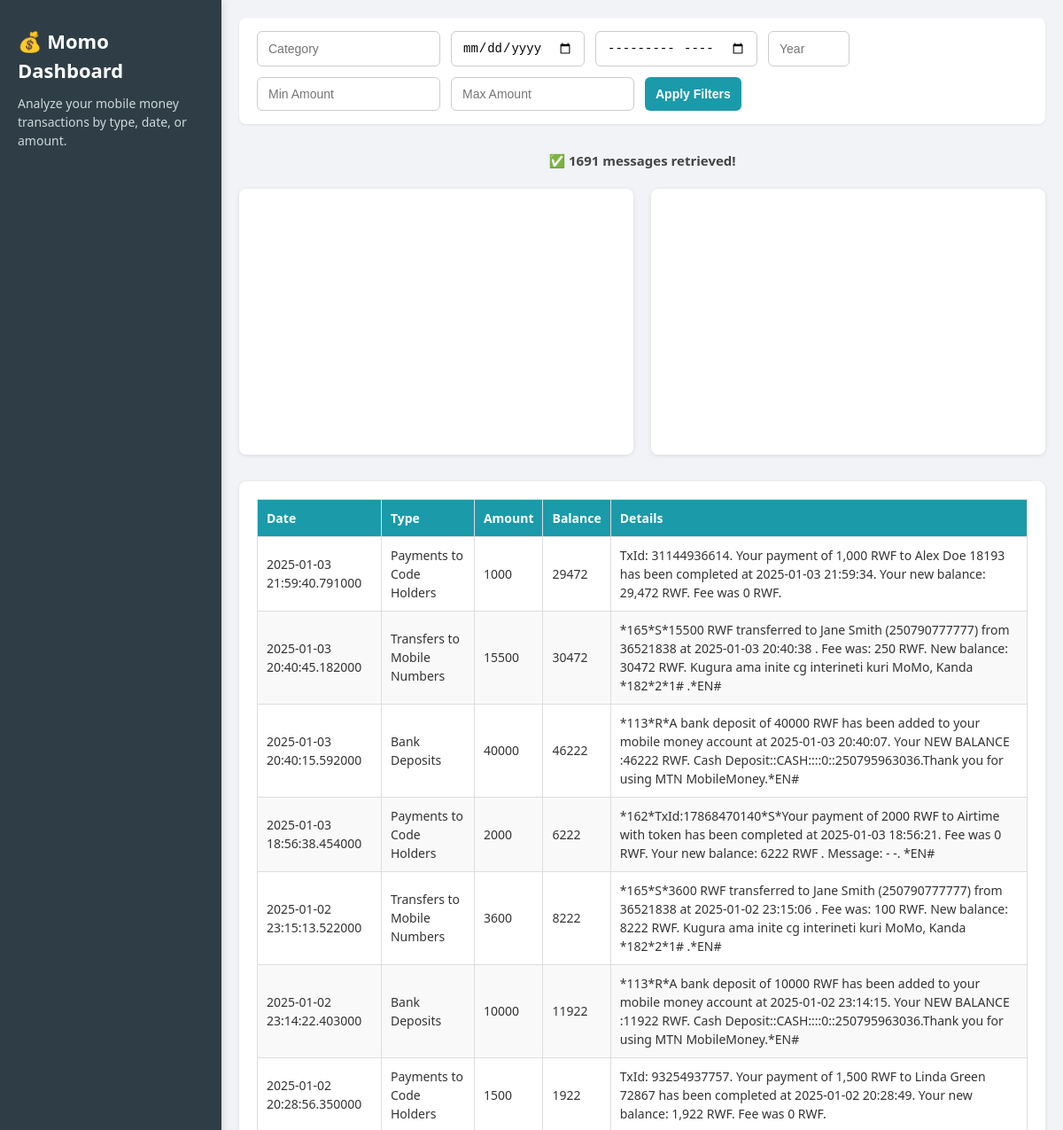
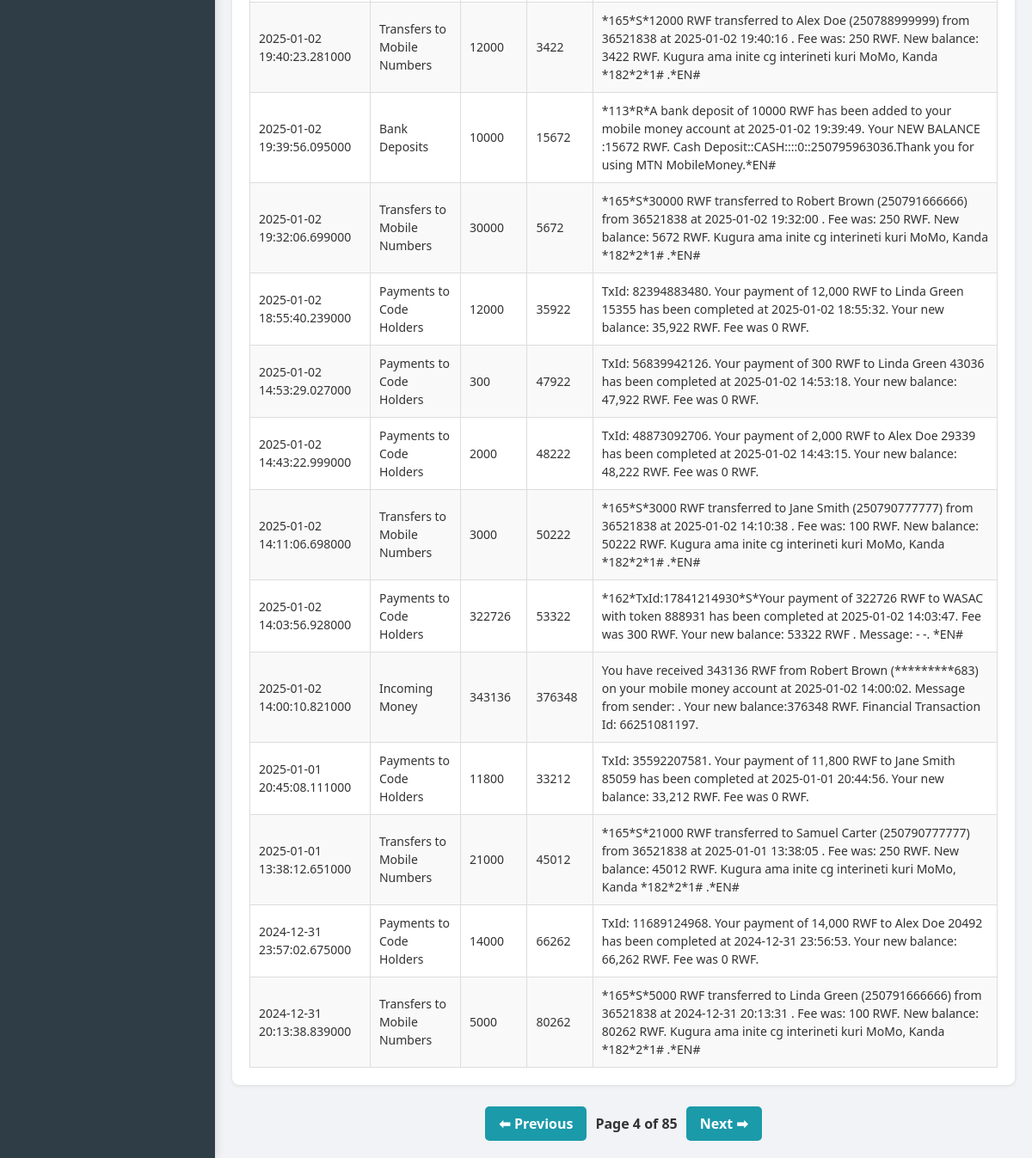
/?page=4, run on the app's committed database (2 pictures, top to bottom).
### tables this page shows
CREATE TABLE messages (
        id INTEGER PRIMARY KEY AUTOINCREMENT,
        date TEXT,
        readable_date TEXT,
        address TEXT,
        body TEXT,
        amount INTEGER,
        balance INTEGER,
        contact_name TEXT,
        category_id INTEGER,
        FOREIGN KEY (category_id) REFERENCES categories (id)
    );

CREATE TABLE categories (
        id INTEGER PRIMARY KEY AUTOINCREMENT,
        category TEXT UNIQUE NOT NULL
    );

### app.py (the view)
@app.route('/')
def index():
    conn = sqlite3.connect("transactions.db")
    c = conn.cursor()
    type_filter = request.args.get('type')
    date_filter = request.args.get('date')
    year_filter = request.args.get('year')
    month_year_filter = request.args.get('month_year')
    min_amt = request.args.get('min_amount')
    max_amt = request.args.get('max_amount')
    page = int(request.args.get('page', 1))
    per_page = 20
    offset = (page - 1) * per_page  # how many items to skip (based on current page).
    base_query = "FROM messages m JOIN categories c ON m.category_id = c.id"
    where_clause = []  # collect SQL filter conditions as strings.
    params = []  # collect the actual values to safely insert into the query (used with ? placeholders to prevent SQL injection).
    if type_filter:
        where_clause.append("c.category = ?")
        params.append(type_filter)
    if date_filter:
        where_clause.append("DATE(m.date) = ?")
        params.append(date_filter)  # Matches a specific date. The DATE() ensures the time portion is removed.
    if month_year_filter:
        where_clause.append("strftime('%Y-%m', m.date) = ?")
        params.append(month_year_filter)  # Matches something like "2025-06"
    if year_filter:
        where_clause.append("strftime('%Y', m.date) = ?")
        params.append(year_filter)
    if min_amt:
        where_clause.append("m.amount >= ?")
        params.append(min_amt)  # Filters messages with amount greater than or equal to min_amt
    if max_amt:
        where_clause.append("m.amount <= ?")
        params.append(max_amt)
    where_sql = " WHERE " + " AND ".join(where_clause) if where_clause else ""
    count_query = f"SELECT COUNT(*) {base_query} {where_sql}"
    c.execute(count_query, params)
    total_messages = c.fetchone()[0]  # fetchone() returns a tuple like (42,), so [0] extracts the number 42.
    total_pages = (total_messages + per_page - 1) // per_page
    query = f'''SELECT m.*, c.category
                {base_query} {where_sql}
                ORDER BY m.date DESC
                LIMIT ? OFFSET ?'''
    paginated_params = params + [per_page, offset]
    c.execute(query, paginated_params)
    messages = c.fetchall()
    chart_query = f'''SELECT c.category, COUNT(*)
                  {base_query} {where_sql}
                  GROUP BY c.category'''
    c.execute(chart_query, params)
    chart_data = c.fetchall()
    conn.close() # Close the connection to the database.
    categories = [r[0] for r in chart_data]  # Recuparate the list of categories.
    counts = [r[1] for r in chart_data]  # Recuparate the list counts of each category.
    selected_category = type_filter or None  # This is used to highlight the selected category in the chart.
    colors = ['#636EFA', '#EF553B', '#00CC96', '#AB63FA', '#FFA15A', '#19D3F3', '#FF6692', '#B6E880']
    highlight_color = '#FFD700'
    pie = go.Figure(data=[go.Pie(
        labels=categories,
        values=counts,
        marker=dict(colors=[
            highlight_color if cat == selected_category else colors[i % len(colors)]
            for i, cat in enumerate(categories)
        ])
    )])
    pie.update_layout(
    title="Transactions by Type",
    height=300,
    margin=dict(t=40, b=20, l=20, r=20)
    )
    bar = go.Figure(data=[go.Bar(
        x=categories,
        y=counts,
        marker=dict(color=[
            highlight_color if cat == selected_category else colors[i % len(colors)]
            for i, cat in enumerate(categories)
        ])
    )])
    bar.update_layout(
    title="Transaction Volume per Category",
    xaxis_title="Category",
    yaxis_title="Count",
    height=300,
    margin=dict(t=40, b=40, l=40, r=20)
    )
    return render_template("index.html",
                           messages=messages,
                           total_messages=total_messages,
                           current_page=page,
                           total_pages=total_pages,
                           pie_chart=pie.to_html(full_html=False, include_plotlyjs=False),
                           bar_chart=bar.to_html(full_html=False, include_plotlyjs=False))

### templates/index.html (shortened to what this page needs)
<!DOCTYPE html>
<html lang="en">
<head>
    <link rel="stylesheet" href="{{ url_for('static', filename='styles.css') }}">
</head>
<body>
    <div class="layout">
        <aside class="sidebar">
            <h1>💰 Momo Dashboard</h1>
            <p>Analyze your mobile money transactions by type, date, or amount.</p>
        </aside>
        <main class="main-content">
            <section class="filter-panel">
                <form method="get" class="filters">
                    <input type="text" name="type" placeholder="Category" value="{{ request.args.get('type', '') }}">
                    <input type="date" name="date" value="{{ request.args.get('date', '') }}">
                    <input type="month" name="month_year" value="{{ request.args.get('month_year', '') }}">
                    <input type="number" name="year" placeholder="Year" min="2000" max="2100" value="{{ request.args.get('year', '') }}">
                    <input type="number" name="min_amount" placeholder="Min Amount" value="{{ request.args.get('min_amount', '') }}">
                    <input type="number" name="max_amount" placeholder="Max Amount" value="{{ request.args.get('max_amount', '') }}">
                    <button type="submit">Apply Filters</button>
                </form>
            </section>
            <section class="summary">
                {% if messages %}
                    <p>✅ {{ total_messages }} message{{ 's' if total_messages != 1 else '' }} retrieved!</p>
                {% else %}
                    <p>⚠️ No messages matched the filters.</p>
                {% endif %}
            </section>
            <section class="charts-grid">
                <div class="chart-card">
                    {{ pie_chart | safe }}
                </div>
                <div class="chart-card">
                    {{ bar_chart | safe }}
                </div>
            </section>
            <section class="table-section">
                <div class="table-wrapper">
                    <table>
                        <thead>
                            <tr>
                                <th>Date</th>
                                <th>Type</th>
                                <th>Amount</th>
                                <th>Balance</th>
                                <th>Details</th>
                            </tr>
                        </thead>
                        <tbody>
                            {% for msg in messages %}
                            <tr>
                                <td>{{ msg[1] }}</td>
                                <td>{{ msg[-1] }}</td>
                                <td>{{ msg[5] }}</td>
                                <td>{{ msg[6] }}</td>
                                <td>{{ msg[4] }}</td>
                            </tr>
                            {% endfor %}
                        </tbody>
                    </table>
                </div>
            </section>
            {% if total_pages > 1 %}
            <div class="pagination">
                {% if current_page > 1 %}
                <a href="{{ url_for('index') }}?{% for k, v in request.args.items() if k != 'page' %}{{ k }}={{ v }}&{% endfor %}page={{ current_page - 1 }}">⬅ Previous</a>
                {% endif %}
                <span>Page {{ current_page }} of {{ total_pages }}</span>
                {% if current_page < total_pages %}
                <a href="{{ url_for('index') }}?{% for k, v in request.args.items() if k != 'page' %}{{ k }}={{ v }}&{% endfor %}page={{ current_page + 1 }}">Next ➡</a>
                {% endif %}
            </div>
            {% endif %}
        </main>
    </div>
</body>
</html>

### static/styles.css (style rules this page uses)
* { box-sizing: border-box; margin: 0; padding: 0; }
body { font-family: 'Segoe UI', Tahoma, Geneva, Verdana, sans-serif; background-color: #f1f3f6; color: #333; line-height: 1.5; }
.layout { display: flex; min-height: 100vh; }
.sidebar { width: 250px; background-color: #2f3e46; color: #fff; padding: 30px 20px; box-shadow: 2px 0 10px rgba(0,0,0,0.1); }
.sidebar h1 { font-size: 22px; margin-bottom: 10px; }
.sidebar p { font-size: 14px; color: #cfd8dc; }
.main-content { flex: 1; display: flex; flex-direction: column; padding: 20px; }
.filter-panel { background-color: #fff; padding: 15px 20px; border-radius: 8px; box-shadow: 0 1px 3px rgba(0,0,0,0.08); margin-bottom: 20px; }
form.filters { display: flex; flex-wrap: wrap; gap: 12px; justify-content: flex-start; }
form input, form button { padding: 10px 12px; border: 1px solid #ccc; border-radius: 6px; font-size: 14px; transition: all 0.3s ease; }
form button { background-color: #1b9aaa; color: #fff; font-weight: 600; cursor: pointer; border: none; }
.summary { font-size: 15px; font-weight: bold; color: #444; margin: 10px 0 20px; text-align: center; }
.charts-grid { display: grid; grid-template-columns: 1fr 1fr; gap: 20px; margin-bottom: 30px; }
.chart-card { background-color: #fff; border-radius: 8px; padding: 10px; box-shadow: 0 1px 5px rgba(0,0,0,0.1); height: 300px; overflow: hidden; }
.chart-card iframe, .chart-card div { width: 100% !important; height: 100% !important; }
.table-section { background-color: #fff; border-radius: 8px; padding: 20px; box-shadow: 0 1px 4px rgba(0,0,0,0.1); }
table { width: 100%; border-collapse: collapse; font-size: 14px; }
thead { background-color: #1b9aaa; color: #fff; }
th, td { border: 1px solid #ddd; padding: 10px; text-align: left; }
tbody tr:nth-child(even) { background-color: #f9f9f9; }
.pagination { display: flex; justify-content: center; align-items: center; gap: 10px; margin-top: 25px; }
.pagination a { padding: 8px 16px; background-color: #1b9aaa; color: white; text-decoration: none; border-radius: 5px; font-weight: 600; transition: background-color 0.2s ease, transform 0.2s ease; }
.pagination span { font-weight: bold; color: #333; }

### data on the page
messages: date "2025-01-03 21:59:40.791000", category "Payments to Code Holders", amount "1000", balance "29472", body "TxId: 31144936614. Your payment of 1,000 RWF to Alex Doe 18193 has been completed at 2025-01-03 21:59:34. Your new balance: 29,472 RWF. Fee was 0 RWF."
messages: date "2025-01-03 20:40:45.182000", category "Transfers to Mobile Numbers", amount "15500", balance "30472", body "*165*S*15500 RWF transferred to Jane Smith (250790777777) from 36521838 at 2025-01-03 20:40:38 . Fee was: 250 RWF. New balance: 30472 RWF. Kugura ama inite cg interineti kuri MoMo, Kanda *182*2*1# .*EN#"
messages: date "2025-01-03 20:40:15.592000", category "Bank Deposits", amount "40000", balance "46222", body "*113*R*A bank deposit of 40000 RWF has been added to your mobile money account at 2025-01-03 20:40:07. Your NEW BALANCE :46222 RWF. Cash Deposit::CASH::::0::250795963036.Thank you for using MTN MobileMoney.*EN#"
messages: date "2025-01-03 18:56:38.454000", category "Payments to Code Holders", amount "2000", balance "6222", body "*162*TxId:17868470140*S*Your payment of 2000 RWF to Airtime with token has been completed at 2025-01-03 18:56:21. Fee was 0 RWF. Your new balance: 6222 RWF . Message: - -. *EN#"
messages: date "2025-01-02 23:15:13.522000", category "Transfers to Mobile Numbers", amount "3600", balance "8222", body "*165*S*3600 RWF transferred to Jane Smith (250790777777) from 36521838 at 2025-01-02 23:15:06 . Fee was: 100 RWF. New balance: 8222 RWF. Kugura ama inite cg interineti kuri MoMo, Kanda *182*2*1# .*EN#"
messages: date "2025-01-02 23:14:22.403000", category "Bank Deposits", amount "10000", balance "11922", body "*113*R*A bank deposit of 10000 RWF has been added to your mobile money account at 2025-01-02 23:14:15. Your NEW BALANCE :11922 RWF. Cash Deposit::CASH::::0::250795963036.Thank you for using MTN MobileMoney.*EN#"
messages: date "2025-01-02 20:28:56.350000", category "Payments to Code Holders", amount "1500", balance "1922", body "TxId: 93254937757. Your payment of 1,500 RWF to Linda Green 72867 has been completed at 2025-01-02 20:28:49. Your new balance: 1,922 RWF. Fee was 0 RWF."
messages: date "2025-01-02 19:40:23.281000", category "Transfers to Mobile Numbers", amount "12000", balance "3422", body "*165*S*12000 RWF transferred to Alex Doe (250788999999) from 36521838 at 2025-01-02 19:40:16 . Fee was: 250 RWF. New balance: 3422 RWF. Kugura ama inite cg interineti kuri MoMo, Kanda *182*2*1# .*EN#"
messages: date "2025-01-02 19:39:56.095000", category "Bank Deposits", amount "10000", balance "15672", body "*113*R*A bank deposit of 10000 RWF has been added to your mobile money account at 2025-01-02 19:39:49. Your NEW BALANCE :15672 RWF. Cash Deposit::CASH::::0::250795963036.Thank you for using MTN MobileMoney.*EN#"
messages: date "2025-01-02 19:32:06.699000", category "Transfers to Mobile Numbers", amount "30000", balance "5672", body "*165*S*30000 RWF transferred to Robert Brown (250791666666) from 36521838 at 2025-01-02 19:32:00 . Fee was: 250 RWF. New balance: 5672 RWF. Kugura ama inite cg interineti kuri MoMo, Kanda *182*2*1# .*EN#"
messages: date "2025-01-02 18:55:40.239000", category "Payments to Code Holders", amount "12000", balance "35922", body "TxId: 82394883480. Your payment of 12,000 RWF to Linda Green 15355 has been completed at 2025-01-02 18:55:32. Your new balance: 35,922 RWF. Fee was 0 RWF."
messages: date "2025-01-02 14:53:29.027000", category "Payments to Code Holders", amount "300", balance "47922", body "TxId: 56839942126. Your payment of 300 RWF to Linda Green 43036 has been completed at 2025-01-02 14:53:18. Your new balance: 47,922 RWF. Fee was 0 RWF."
messages: date "2025-01-02 14:43:22.999000", category "Payments to Code Holders", amount "2000", balance "48222", body "TxId: 48873092706. Your payment of 2,000 RWF to Alex Doe 29339 has been completed at 2025-01-02 14:43:15. Your new balance: 48,222 RWF. Fee was 0 RWF."
messages: date "2025-01-02 14:11:06.698000", category "Transfers to Mobile Numbers", amount "3000", balance "50222", body "*165*S*3000 RWF transferred to Jane Smith (250790777777) from 36521838 at 2025-01-02 14:10:38 . Fee was: 100 RWF. New balance: 50222 RWF. Kugura ama inite cg interineti kuri MoMo, Kanda *182*2*1# .*EN#"
messages: date "2025-01-02 14:03:56.928000", category "Payments to Code Holders", amount "322726", balance "53322", body "*162*TxId:17841214930*S*Your payment of 322726 RWF to WASAC with token 888931 has been completed at 2025-01-02 14:03:47. Fee was 300 RWF. Your new balance: 53322 RWF . Message: - -. *EN#"
messages: date "2025-01-02 14:00:10.821000", category "Incoming Money", amount "343136", balance "376348", body "You have received 343136 RWF from Robert Brown (*********683) on your mobile money account at 2025-01-02 14:00:02. Message from sender: . Your new balance:376348 RWF. Financial Transaction Id: 66251081197."
messages: date "2025-01-01 20:45:08.111000", category "Payments to Code Holders", amount "11800", balance "33212", body "TxId: 35592207581. Your payment of 11,800 RWF to Jane Smith 85059 has been completed at 2025-01-01 20:44:56. Your new balance: 33,212 RWF. Fee was 0 RWF."
messages: date "2025-01-01 13:38:12.651000", category "Transfers to Mobile Numbers", amount "21000", balance "45012", body "*165*S*21000 RWF transferred to Samuel Carter (250790777777) from 36521838 at 2025-01-01 13:38:05 . Fee was: 250 RWF. New balance: 45012 RWF. Kugura ama inite cg interineti kuri MoMo, Kanda *182*2*1# .*EN#"
messages: date "2024-12-31 23:57:02.675000", category "Payments to Code Holders", amount "14000", balance "66262", body "TxId: 11689124968. Your payment of 14,000 RWF to Alex Doe 20492 has been completed at 2024-12-31 23:56:53. Your new balance: 66,262 RWF. Fee was 0 RWF."
messages: date "2024-12-31 20:13:38.839000", category "Transfers to Mobile Numbers", amount "5000", balance "80262", body "*165*S*5000 RWF transferred to Linda Green (250791666666) from 36521838 at 2024-12-31 20:13:31 . Fee was: 100 RWF. New balance: 80262 RWF. Kugura ama inite cg interineti kuri MoMo, Kanda *182*2*1# .*EN#"

### other printed values
{{ total_messages }} "1691"
{{ 's' if total_messages != 1 else '' }} "s"
{{ current_page }} "4"
{{ total_pages }} "85"
